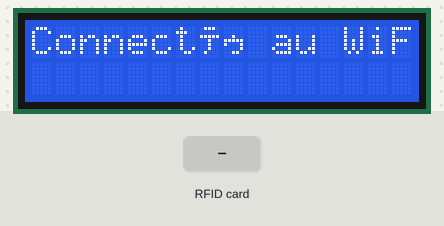
The sketch below on a simulated ESP32. Shown: 16×2 character LCD. The test bench sets the inputs (shaded band). WiFi joins after 1.5 s; servers stay silent unless stated; uploads are accepted with an empty reply; what the sketch prints to the serial monitor is not drawn.

Above: at 2.2 s.
At 5.3 s:
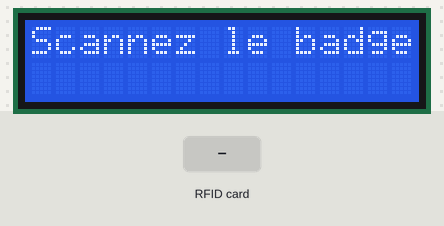
5.4 s: RFID card 00 00 00 00 held to the reader
At 6.9 s:
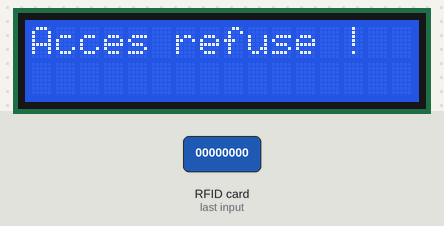
8.4 s: RFID card 5E 7A 19 C4 held to the reader
Timing chart, 0 to 11.4 s (numbered marks = the images above; inputs shaded):
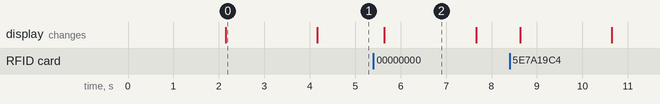

Measured:
- after the input at 5.4 s, the display: changes after 0.24 s (image 2)
- what the display in image 0 shows lasts 2.0 s, from 2.2 s to 4.2 s

The sketch:

ArduinoP3.ino
```cpp
#include <WiFi.h>
#include <HTTPClient.h>
#include <SPI.h>
#include <MFRC522.h>
#include <Wire.h>
#include <LiquidCrystal_I2C.h>

const char* ssid = "iPhone de David";
const char* password = "00000000";
const String serverUrl = "https://api-interface-web.onrender.com/check_badge";

#define SS_PIN  5   // GPIO5 -> SDA (SS) du MFRC522
#define RST_PIN 22  // GPIO22 -> RST du MFRC522
MFRC522 rfid(SS_PIN, RST_PIN);
LiquidCrystal_I2C lcd(0x27, 16, 2);

void setup() {
    Serial.begin(115200);
    SPI.begin();
    rfid.PCD_Init();
    lcd.init();
    lcd.backlight();
    lcd.print("Initialisation...");

    Serial.println("Connexion au Wi-Fi...");
    WiFi.begin(ssid, password);

    int retries = 0;
    while (WiFi.status() != WL_CONNECTED && retries < 20) {
        delay(1000);
        Serial.print(".");
        retries++;
    }

    if (WiFi.status() == WL_CONNECTED) {
        Serial.println("\nConnecté au Wi-Fi !");
        lcd.clear();
        lcd.print("Connecté au WiFi");
    } else {
        Serial.println("\nÉchec connexion WiFi !");
        lcd.clear();
        lcd.print("Erreur WiFi !");
        return;
    }

    delay(2000);
    lcd.clear();
    lcd.print("Scannez le badge");
}

void loop() {
    if (!rfid.PICC_IsNewCardPresent() || !rfid.PICC_ReadCardSerial()) {
        return;
    }

    Serial.println("Carte détectée !");

    String badgeUID = "";
    for (byte i = 0; i < rfid.uid.size; i++) {
        badgeUID += String(rfid.uid.uidByte[i], HEX);
    }

    Serial.print("Badge UID: ");
    Serial.println(badgeUID);

    if (WiFi.status() != WL_CONNECTED) {
        Serial.println("WiFi déconnecté !");
        lcd.clear();
        lcd.print("Erreur WiFi !");
        delay(3000);
        return;
    }

    HTTPClient http;
    http.begin(serverUrl);
    http.addHeader("Content-Type", "application/json");

    String jsonPayload = "{\"badgeuid\": \"" + badgeUID + "\"}";
    int httpResponseCode = http.POST(jsonPayload);

    if (httpResponseCode > 0) {
        String response = http.getString();
        Serial.println("Réponse du serveur : " + response);

        lcd.clear();
        if (response == "access_ok") {
            Serial.println("Accès autorisé !");
            lcd.print("Acces autorise !");
        } else {
            Serial.println("Accès refusé !");
            lcd.print("Acces refuse !");
        }
    } else {
        Serial.print("Erreur HTTP : ");
        Serial.println(httpResponseCode);
        lcd.clear();
        lcd.print("Erreur HTTP !");
    }

    http.end();

    delay(2000);
    lcd.clear();
    lcd.print("Scannez le badge");
}
```
